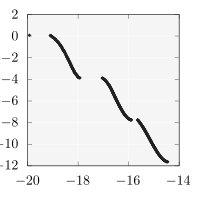

Reproduce this figure in gnuplot.
set size square
unset key
set lmargin 2
set rmargin 1
set tmargin 1
set bmargin 2

set xtics 2
set ytics 2

# set format x "$%.1f$"
# set format y "$%.1f$"

plot 'kursawe_1000_616_59.dat' u 1:2 w points lc rgb "#222222" pt 13 ps 0.8
